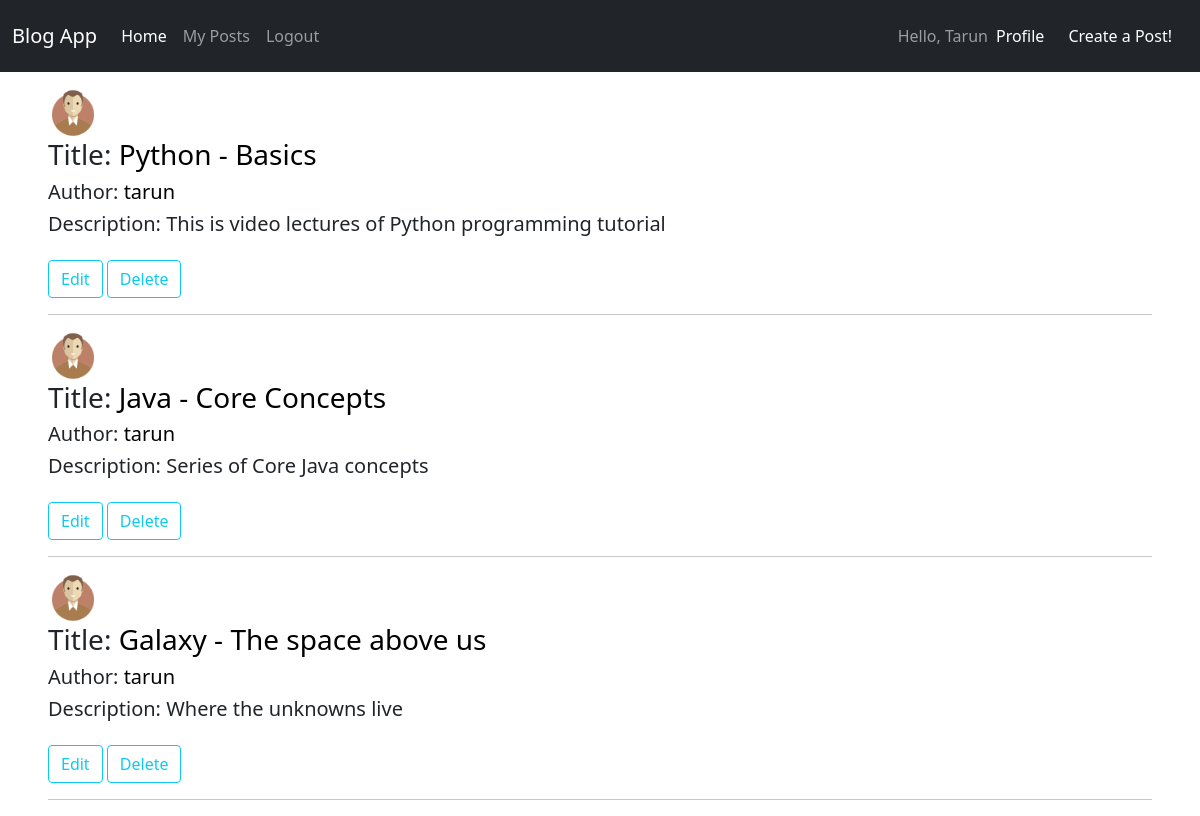
The app's page /my_posts/ (signed in) with its own data.
### posts/models.py (models this page shows, shortened)
class Post(models.Model):
    author = models.ForeignKey(User, on_delete=models.CASCADE)
    title = models.CharField(max_length=100)
    description = models.TextField(blank=True)

### users/models.py (models this page shows, shortened)
class Profile(models.Model):
    user = models.OneToOneField(User, on_delete=models.CASCADE)
    image = models.ImageField(default='profile_pics/default.png', upload_to='profile_pics')

### posts/views.py (the view)
# urls.py: path('my_posts/', MyPostListView.as_view(), name = 'my-posts'), #ListView
class MyPostListView(ListView):
    model = Post
    template_name = 'posts/myposts.html'
    context_object_name = 'posts'
    def get_queryset(self):
        return Post.objects.filter(author = self.request.user)
    '''
    def get_context_data(self, **kwargs):
        ctx = super(MyPostListView, self).get_context_data(**kwargs)
        ctx['filter'] = Post.objects.filter(author = self.request.user)
        print(ctx['filter'])
        return ctx
    '''

### posts/templates/posts/myposts.html
{% extends 'posts/base.html' %}
{% block content %}
    {% include 'posts/navbar.html' %}
    {% for post in posts %}
        <div class="col px-md-5 mt-3">
            <img src=" {{ post.author.profile.image.url }}" alt = "Image" width="50px" height="50px">
            <h3> Title: <a style="text-decoration:none; color: black" onmouseover="this.style.color='blue'" onmouseout="this.style.color='black'" href = "{% url 'post-detail' post.id %}" >{{post.title}}</a> </h3>
            <h5> Author: <a style="text-decoration:none; color: black" onmouseover="this.style.color='blue'" onmouseout="this.style.color='black'" href = "{% url 'user-posts' post.author %}">{{post.author}}</a> </h5>
            <h5> Description: {{post.description}} </h5>
            <a class="mt-3 btn btn-outline-info" href="{% url 'post-update' post.id %}">Edit</a>
            <a class="mt-3 btn btn-outline-info" href = "{% url 'post-delete' post.id %}">Delete</a>
            <hr>
        </div>
    {% empty %}
        <h3 class = "m-3">No articles yet Bruhhhh!!!! Write your first one nowww.....</h3>
    {% endfor %}
{% endblock %}

### posts/templates/posts/navbar.html (shortened to what this page needs)
<nav class="navbar navbar-expand-lg navbar-dark bg-dark">
  <div class="container-fluid">
    <a class="navbar-brand" href="{% url 'home' %}">Blog App</a>
    <div class="collapse navbar-collapse" id="navbarText">
      <ul class="navbar-nav me-auto mb-2 mb-lg-0">
        <li class="nav-item">
          <a class="nav-link active" aria-current="page" href="{% url 'home' %}">Home</a>
        </li>
        {% if user.is_authenticated %}
          <li class="nav-item">
            <a class="nav-link" href="{% url 'my-posts' %}">My Posts</a>
          </li>
          <li class="nav-item">
            <a class="nav-link" href="{% url 'logout' %}">Logout</a>
          </li>
        {% else %}
          <li class="nav-item">
            <a class="nav-link" href="{% url 'login' %}">Login</a>
          </li>
        {% endif %}
      </ul>
      <span class="navbar-text">
        Hello, {{ user | capfirst}}
      </span>
      <span>
          <ul class="navbar-nav me-auto mb-2 mb-lg-0">
            <li class="nav-item">
              <a class="nav-link active" aria-current="page" href="{% url 'profile' %}">Profile</a>
            </li>
          </ul>
      </span>
      <span class = "navbar-text">
        <a class="nav-link" href="{% url 'create' %}">Create a Post!</a>
      </span>
    </div>
  </div>
</nav>

### records on screen
Post: author.profile.image (picture), title "Python - Basics", author "tarun", description "This is video lectures of Python programming tutorial"
Post: author.profile.image (picture), title "Java - Core Concepts", author "tarun", description "Series of Core Java concepts"
Post: author.profile.image (picture), title "Galaxy - The space above us", author "tarun", description "Where the unknowns live"

### other values on screen
{{ user | capfirst }} "Tarun"
